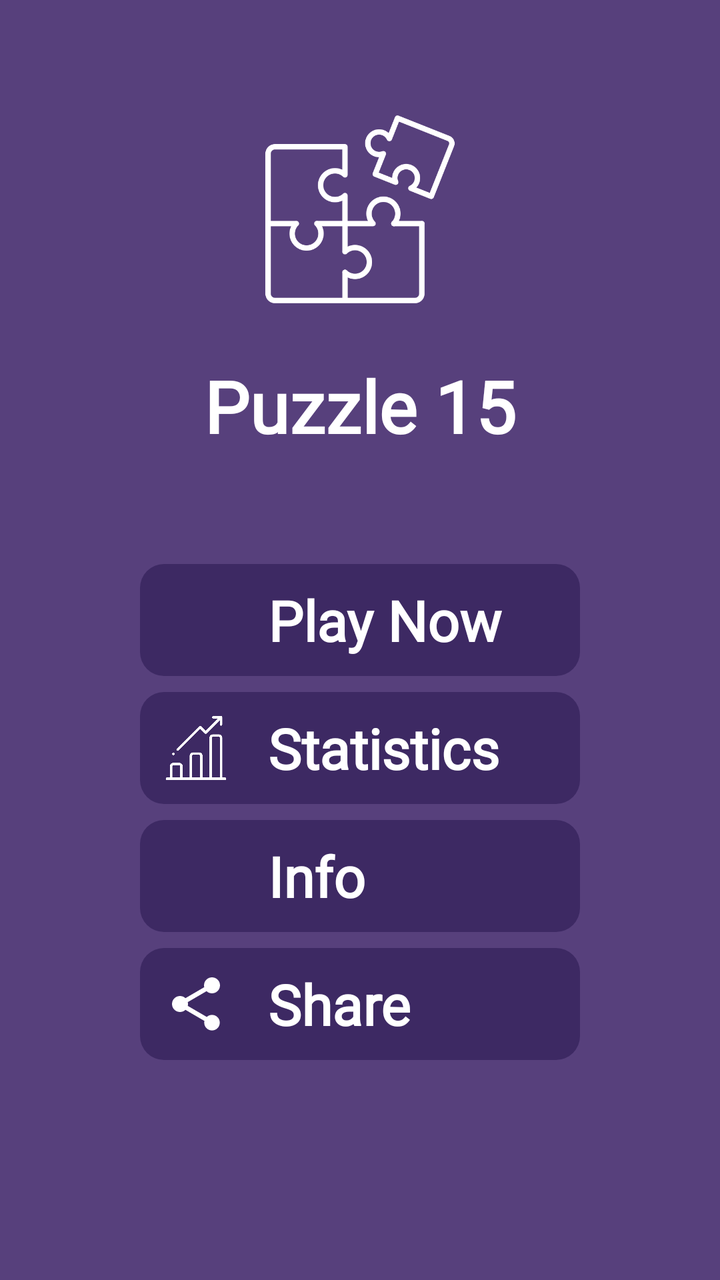
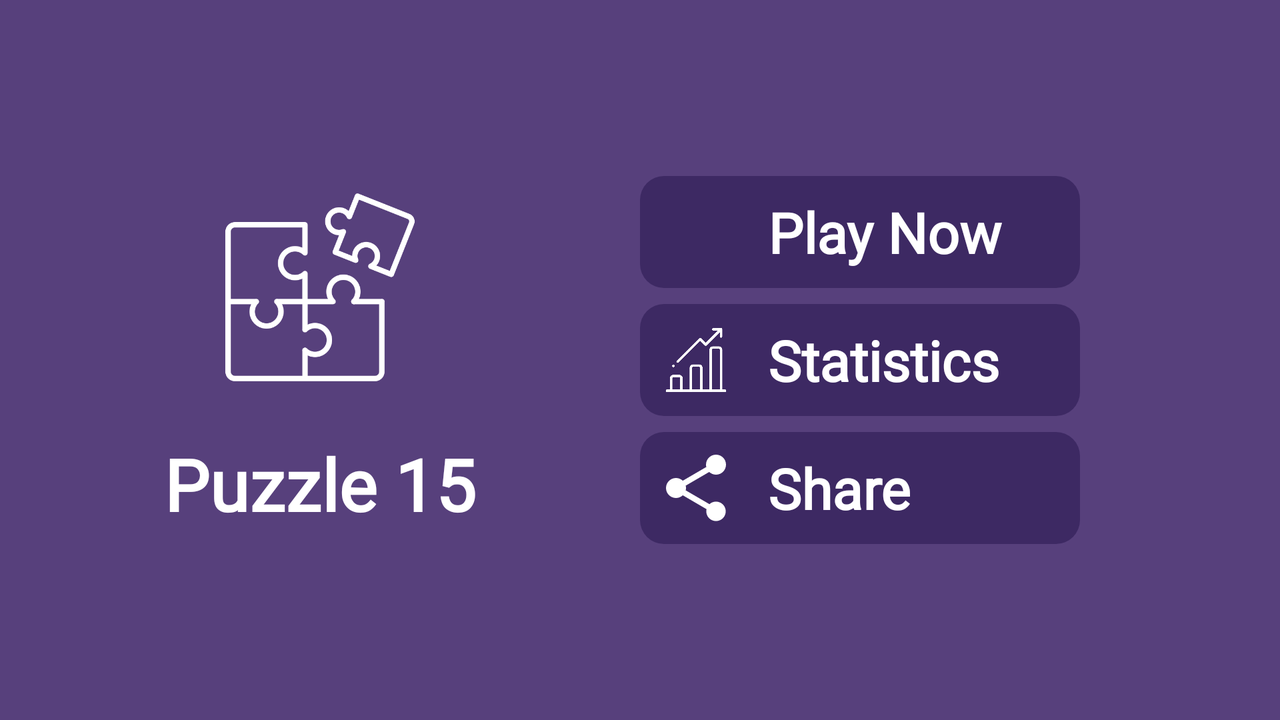

Compare how this app lays out the same screen by default and in its alternative resource folder. The renders come first, then the two layout files and the values they reference.
<!-- AndroidManifest.xml: application theme Theme.NumberPuzzle15 -->
<!-- res/layout/activity_main.xml -->
<?xml version="1.0" encoding="utf-8"?>
<androidx.appcompat.widget.LinearLayoutCompat xmlns:android="http://schemas.android.com/apk/res/android"
    xmlns:tools="http://schemas.android.com/tools"
    android:layout_width="match_parent"
    android:layout_height="match_parent"
    android:background="@color/main_color"
    android:orientation="vertical"
    tools:context=".ui.screens.MainActivity">

    <androidx.appcompat.widget.LinearLayoutCompat
        android:layout_width="match_parent"
        android:layout_height="wrap_content"
        android:layout_weight="1"
        android:gravity="center"
        android:orientation="vertical">

        <androidx.appcompat.widget.AppCompatImageView
            android:layout_width="100dp"
            android:layout_height="100dp"
            android:layout_gravity="center_horizontal"
            android:src="@drawable/puzzle" />

        <androidx.appcompat.widget.AppCompatTextView
            android:layout_width="wrap_content"
            android:layout_height="wrap_content"
            android:layout_gravity="center_horizontal"
            android:layout_marginTop="24dp"
            android:text="@string/puzzle_15"
            android:fontFamily="@font/lilita_one_regular"
            android:textColor="@color/white"
            android:textSize="36dp"
            android:textStyle="bold"
            tools:ignore="SpUsage" />

    </androidx.appcompat.widget.LinearLayoutCompat>

    <androidx.appcompat.widget.LinearLayoutCompat
        android:layout_width="match_parent"
        android:layout_height="wrap_content"
        android:layout_gravity="center"
        android:layout_weight="1"
        android:orientation="vertical">

        <LinearLayout
            android:id="@+id/play_now"
            android:layout_width="220dp"
            android:layout_height="wrap_content"
            android:layout_gravity="center_horizontal"
            android:background="@drawable/btn_main_bg"
            android:clickable="true"
            android:focusable="true"
            android:foreground="?attr/selectableItemBackground"
            tools:ignore="UnusedAttribute"
            android:orientation="horizontal"
            android:padding="8dp"
            >

            <androidx.appcompat.widget.AppCompatImageView
                android:id="@+id/btn_play"
                android:layout_width="40dp"
                android:layout_height="40dp"
                android:layout_gravity="start"
                android:layout_marginEnd="16dp"
                android:src="@drawable/ic_play"
                android:textSize="18sp"
                android:textStyle="bold" />

            <TextView
                android:layout_width="wrap_content"
                android:layout_height="wrap_content"
                android:layout_gravity="center_vertical"
                android:gravity="center"
                android:text="@string/play_now"
                android:fontFamily="@font/lilita_one_regular"
                android:textColor="@color/white"
                android:textSize="28sp"
                android:textStyle="bold" />

        </LinearLayout>

        <LinearLayout
            android:id="@+id/statistics"
            android:layout_width="220dp"
            android:layout_height="wrap_content"
            android:layout_gravity="center_horizontal"
            android:layout_marginVertical="@dimen/margin_middle"
            android:background="@drawable/btn_main_bg"
            android:clickable="true"
            android:focusable="true"
            android:foreground="?attr/selectableItemBackground"
            android:orientation="horizontal"
            android:padding="8dp"
            tools:ignore="UnusedAttribute">

            <androidx.appcompat.widget.AppCompatImageView
                android:id="@+id/btn_statistics"
                android:layout_width="40dp"
                android:layout_height="40dp"
                android:layout_gravity="start"
                android:layout_marginEnd="16dp"
                android:padding="4dp"
                android:src="@drawable/statistics"
                android:textSize="18sp"
                android:textStyle="bold" />

            <TextView
                android:layout_width="wrap_content"
                android:layout_height="wrap_content"
                android:layout_gravity="center_vertical"
                android:gravity="end"
                android:text="@string/statistics"
                android:fontFamily="@font/lilita_one_regular"
                android:textColor="@color/white"
                android:textSize="28sp"
                android:textStyle="bold" />

        </LinearLayout>

        <LinearLayout
            android:id="@+id/info"
            android:layout_width="220dp"
            android:layout_marginBottom="@dimen/margin_middle"
            android:layout_height="wrap_content"
            android:layout_gravity="center_horizontal"
            android:background="@drawable/btn_main_bg"
            android:clickable="true"
            android:focusable="true"
            android:foreground="?attr/selectableItemBackground"
            android:orientation="horizontal"
            android:padding="8dp"
            tools:ignore="UnusedAttribute">

            <androidx.appcompat.widget.AppCompatImageView
                android:layout_width="40dp"
                android:layout_height="40dp"
                android:layout_gravity="start"
                android:padding="4dp"
                android:layout_marginEnd="16dp"
                android:src="@drawable/ic_info"
                android:textSize="18sp"
                android:textStyle="bold" />

            <androidx.appcompat.widget.AppCompatTextView
                android:layout_width="wrap_content"
                android:layout_height="wrap_content"
                android:layout_gravity="center_vertical"
                android:text="@string/info"
                android:fontFamily="@font/lilita_one_regular"
                android:textColor="@color/white"
                android:textSize="28sp"
                android:textStyle="bold" />

        </LinearLayout>

        <LinearLayout
            android:id="@+id/share"
            android:layout_width="220dp"
            android:layout_height="wrap_content"
            android:layout_gravity="center_horizontal"
            android:background="@drawable/btn_main_bg"
            android:clickable="true"
            android:focusable="true"
            android:foreground="?attr/selectableItemBackground"
            android:orientation="horizontal"
            android:padding="8dp"
            tools:ignore="UnusedAttribute">

            <androidx.appcompat.widget.AppCompatImageView
                android:layout_width="40dp"
                android:layout_height="40dp"
                android:layout_gravity="start"
                android:padding="4dp"
                android:layout_marginEnd="16dp"
                android:src="@drawable/ic_share"
                android:textSize="18sp"
                android:textStyle="bold" />

            <androidx.appcompat.widget.AppCompatTextView
                android:layout_width="wrap_content"
                android:layout_height="wrap_content"
                android:layout_gravity="center_vertical"
                android:text="@string/share"
                android:fontFamily="@font/lilita_one_regular"
                android:textColor="@color/white"
                android:textSize="28sp"
                android:textStyle="bold" />

        </LinearLayout>

    </androidx.appcompat.widget.LinearLayoutCompat>

</androidx.appcompat.widget.LinearLayoutCompat>
<!-- resources referenced by this layout -->
<resources>
  <color name="main_color">#57407C</color>
  <color name="white">#FFFFFFFF</color>
  <dimen name="margin_middle">8dp</dimen>
  <!-- drawable btn_main_bg (drawable) -->
  <?xml version="1.0" encoding="utf-8"?>
  <shape xmlns:android="http://schemas.android.com/apk/res/android">
  
      <solid android:color="@color/dark_main_color" />
      <corners android:radius="12dp" />
  
  </shape>
  <!-- drawable ic_share (drawable) -->
  <vector xmlns:android="http://schemas.android.com/apk/res/android"
      android:width="24dp"
      android:height="24dp"
      android:tint="@color/white"
      android:viewportWidth="24"
      android:viewportHeight="24">
      <path
          android:fillColor="@android:color/white"
          android:pathData="M18,16.08c-0.76,0 -1.44,0.3 -1.96,0.77L8.91,12.7c0.05,-0.23 0.09,-0.46 0.09,-0.7s-0.04,-0.47 -0.09,-0.7l7.05,-4.11c0.54,0.5 1.25,0.81 2.04,0.81 1.66,0 3,-1.34 3,-3s-1.34,-3 -3,-3 -3,1.34 -3,3c0,0.24 0.04,0.47 0.09,0.7L8.04,9.81C7.5,9.31 6.79,9 6,9c-1.66,0 -3,1.34 -3,3s1.34,3 3,3c0.79,0 1.5,-0.31 2.04,-0.81l7.12,4.16c-0.05,0.21 -0.08,0.43 -0.08,0.65 0,1.61 1.31,2.92 2.92,2.92 1.61,0 2.92,-1.31 2.92,-2.92s-1.31,-2.92 -2.92,-2.92z" />
  </vector>
  <!-- drawable puzzle: png bitmap (drawable, 21908 bytes) -->
  <!-- drawable statistics: png bitmap (drawable, 8385 bytes) -->
  <string name="info">Info</string>
  <string name="play_now">Play Now</string>
  <string name="puzzle_15">Puzzle 15</string>
  <string name="share">Share</string>
  <string name="statistics">Statistics</string>
  <style name="Theme.NumberPuzzle15" parent="Theme.MaterialComponents.DayNight.NoActionBar">
          
          <item name="colorPrimary">@color/purple_500</item>
          <item name="colorPrimaryVariant">#3D2963</item>
          <item name="colorOnPrimary">@color/white</item>
          
          <item name="colorSecondary">@color/teal_200</item>
          <item name="colorSecondaryVariant">@color/teal_700</item>
          <item name="colorOnSecondary">@color/black</item>
          
          <item name="android:statusBarColor" tools:targetApi="l">?attr/colorPrimaryVariant</item>
          
      </style>
  <color name="dark_main_color">#3D2963</color>
  <color name="purple_500">#FF6200EE</color>
  <color name="teal_200">#FF03DAC5</color>
  <color name="teal_700">#FF018786</color>
  <color name="black">#FF000000</color>
</resources>
<!-- res/layout-land/activity_main.xml (the repository's variant of the layout above) -->
<!-- drawn on the phone turned sideways -->
<?xml version="1.0" encoding="utf-8"?>
<androidx.appcompat.widget.LinearLayoutCompat xmlns:android="http://schemas.android.com/apk/res/android"
    xmlns:tools="http://schemas.android.com/tools"
    android:layout_width="match_parent"
    android:layout_height="match_parent"
    android:background="@color/main_color"
    android:orientation="horizontal"
    tools:context=".ui.screens.MainActivity">

    <androidx.appcompat.widget.LinearLayoutCompat
        android:layout_width="match_parent"
        android:layout_height="wrap_content"
        android:layout_gravity="center"
        android:layout_weight="1"
        android:gravity="center"
        android:orientation="vertical">

        <androidx.appcompat.widget.AppCompatImageView
            android:layout_width="100dp"
            android:layout_height="100dp"
            android:layout_gravity="center_horizontal"
            android:src="@drawable/puzzle" />

        <androidx.appcompat.widget.AppCompatTextView
            android:layout_width="wrap_content"
            android:layout_height="wrap_content"
            android:layout_gravity="center_horizontal"
            android:layout_marginTop="24dp"
            android:fontFamily="@font/lilita_one_regular"
            android:text="@string/puzzle_15"
            android:textColor="@color/white"
            android:textSize="36dp"
            android:textStyle="bold"
            tools:ignore="SpUsage" />

    </androidx.appcompat.widget.LinearLayoutCompat>

    <androidx.appcompat.widget.LinearLayoutCompat
        android:layout_width="match_parent"
        android:layout_height="wrap_content"
        android:layout_gravity="center_vertical"
        android:layout_weight="1"
        android:gravity="start"
        android:orientation="vertical">

        <LinearLayout
            android:id="@+id/play_now"
            android:layout_width="220dp"
            android:layout_height="wrap_content"
            android:layout_gravity="start"
            android:background="@drawable/btn_main_bg"
            android:clickable="true"
            android:focusable="true"
            android:foreground="?attr/selectableItemBackground"
            android:orientation="horizontal"
            android:padding="8dp"
            tools:ignore="UnusedAttribute">

            <androidx.appcompat.widget.AppCompatImageView
                android:id="@+id/btn_play"
                android:layout_width="40dp"
                android:layout_height="40dp"
                android:layout_gravity="start"
                android:layout_marginEnd="16dp"
                android:src="@drawable/ic_play"
                android:textSize="18sp"
                android:textStyle="bold" />

            <TextView
                android:layout_width="wrap_content"
                android:layout_height="wrap_content"
                android:layout_gravity="center_vertical"
                android:fontFamily="@font/lilita_one_regular"
                android:gravity="center"
                android:text="@string/play_now"
                android:textColor="@color/white"
                android:textSize="28sp"
                android:textStyle="bold" />


        </LinearLayout>

        <androidx.appcompat.widget.LinearLayoutCompat
            android:id="@+id/statistics"
            android:layout_width="220dp"
            android:layout_height="wrap_content"
            android:layout_gravity="start"
            android:layout_marginVertical="@dimen/margin_middle"
            android:background="@drawable/btn_main_bg"
            android:clickable="true"
            android:focusable="true"
            android:foreground="?attr/selectableItemBackground"
            android:orientation="horizontal"
            android:padding="8dp"
            tools:ignore="UnusedAttribute">

            <androidx.appcompat.widget.AppCompatImageView
                android:id="@+id/btn_statistics"
                android:layout_width="40dp"
                android:layout_height="40dp"
                android:layout_gravity="start"
                android:layout_marginEnd="16dp"
                android:padding="4dp"
                android:src="@drawable/statistics"
                android:textSize="18sp"
                android:textStyle="bold" />

            <TextView
                android:layout_width="wrap_content"
                android:layout_height="wrap_content"
                android:layout_gravity="center_vertical"
                android:fontFamily="@font/lilita_one_regular"
                android:gravity="end"
                android:text="@string/statistics"
                android:textColor="@color/white"
                android:textSize="28sp"
                android:textStyle="bold" />

        </androidx.appcompat.widget.LinearLayoutCompat>

        <androidx.appcompat.widget.LinearLayoutCompat
            android:id="@+id/share"
            android:layout_width="220dp"
            android:layout_height="wrap_content"
            android:layout_gravity="start"
            android:background="@drawable/btn_main_bg"
            android:clickable="true"
            android:focusable="true"
            android:foreground="?attr/selectableItemBackground"
            android:orientation="horizontal"
            android:padding="8dp"
            tools:ignore="UnusedAttribute">

            <androidx.appcompat.widget.AppCompatImageView
                android:id="@+id/btn_share"
                android:layout_width="40dp"
                android:layout_height="40dp"
                android:layout_gravity="start"
                android:layout_marginEnd="16dp"
                android:src="@drawable/ic_share"
                android:textSize="18sp"
                android:textStyle="bold" />

            <TextView
                android:layout_width="wrap_content"
                android:layout_height="wrap_content"
                android:layout_gravity="center_vertical"
                android:fontFamily="@font/lilita_one_regular"
                android:text="@string/share"
                android:textColor="@color/white"
                android:textSize="28sp"
                android:textStyle="bold" />


        </androidx.appcompat.widget.LinearLayoutCompat>

    </androidx.appcompat.widget.LinearLayoutCompat>

</androidx.appcompat.widget.LinearLayoutCompat>
<!-- resources referenced by the variant -->
<!-- as the phone turned sideways resolves them -->
<resources>
  <color name="main_color">#57407C</color>
  <color name="white">#FFFFFFFF</color>
  <dimen name="margin_middle">8dp</dimen>
  <!-- drawable btn_main_bg (drawable) -->
  <?xml version="1.0" encoding="utf-8"?>
  <shape xmlns:android="http://schemas.android.com/apk/res/android">
  
      <solid android:color="@color/dark_main_color" />
      <corners android:radius="12dp" />
  
  </shape>
  <!-- drawable ic_share (drawable) -->
  <vector xmlns:android="http://schemas.android.com/apk/res/android"
      android:width="24dp"
      android:height="24dp"
      android:tint="@color/white"
      android:viewportWidth="24"
      android:viewportHeight="24">
      <path
          android:fillColor="@android:color/white"
          android:pathData="M18,16.08c-0.76,0 -1.44,0.3 -1.96,0.77L8.91,12.7c0.05,-0.23 0.09,-0.46 0.09,-0.7s-0.04,-0.47 -0.09,-0.7l7.05,-4.11c0.54,0.5 1.25,0.81 2.04,0.81 1.66,0 3,-1.34 3,-3s-1.34,-3 -3,-3 -3,1.34 -3,3c0,0.24 0.04,0.47 0.09,0.7L8.04,9.81C7.5,9.31 6.79,9 6,9c-1.66,0 -3,1.34 -3,3s1.34,3 3,3c0.79,0 1.5,-0.31 2.04,-0.81l7.12,4.16c-0.05,0.21 -0.08,0.43 -0.08,0.65 0,1.61 1.31,2.92 2.92,2.92 1.61,0 2.92,-1.31 2.92,-2.92s-1.31,-2.92 -2.92,-2.92z" />
  </vector>
  <!-- drawable puzzle: png bitmap (drawable, 21908 bytes) -->
  <!-- drawable statistics: png bitmap (drawable, 8385 bytes) -->
  <string name="play_now">Play Now</string>
  <string name="puzzle_15">Puzzle 15</string>
  <string name="share">Share</string>
  <string name="statistics">Statistics</string>
  <style name="Theme.NumberPuzzle15" parent="Theme.MaterialComponents.DayNight.NoActionBar">
          
          <item name="colorPrimary">@color/purple_500</item>
          <item name="colorPrimaryVariant">#3D2963</item>
          <item name="colorOnPrimary">@color/white</item>
          
          <item name="colorSecondary">@color/teal_200</item>
          <item name="colorSecondaryVariant">@color/teal_700</item>
          <item name="colorOnSecondary">@color/black</item>
          
          <item name="android:statusBarColor" tools:targetApi="l">?attr/colorPrimaryVariant</item>
          
      </style>
  <color name="dark_main_color">#3D2963</color>
  <color name="purple_500">#FF6200EE</color>
  <color name="teal_200">#FF03DAC5</color>
  <color name="teal_700">#FF018786</color>
  <color name="black">#FF000000</color>
</resources>
